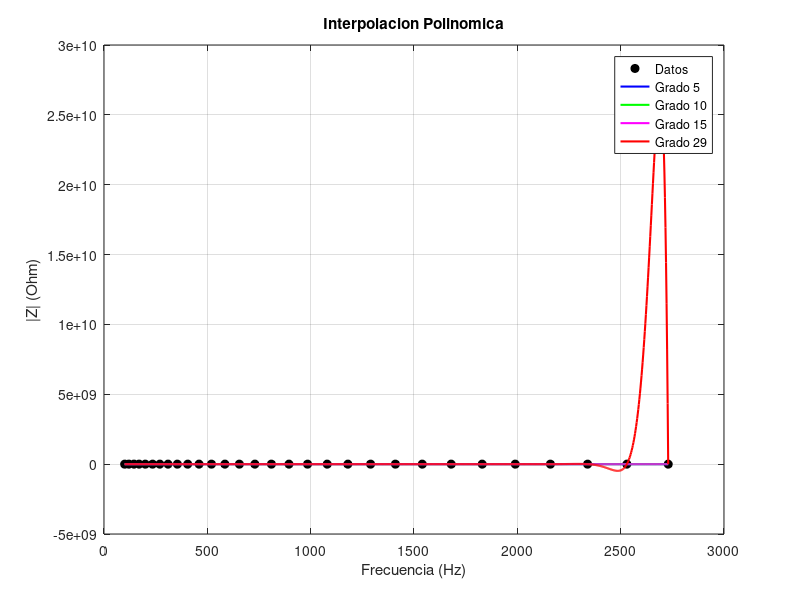

The MATLAB script that drew this image:
clc;
clear;
close all;

% Datos
f = [100 120 145 170 200 235 270 310 355 405 460 520 585 655 ...
    730 810 895 985 1080 1180 1290 1410 1540 1680 1830 ...
    1990 2160 2340 2530 2730];

Z = [152.3 149.1 146.8 144.9 142.0 139.5 137.9 136.1 134.8 ...
    133.6 132.7 131.9 131.4 131.1 130.9 131.0 131.3 131.9 ...
    132.7 133.8 135.2 136.9 138.9 141.1 143.5 146.1 149.0 ...
    152.2 155.6 159.2];

% Malla para graficar
x = linspace(min(f),max(f),1000);

% Polinomios
p5 = polyfit(f,Z,5);
p10 = polyfit(f,Z,10);
p15 = polyfit(f,Z,15);
p29 = polyfit(f,Z,29);

% Evaluacion
y5 = polyval(p5,x);
y10 = polyval(p10,x);
y15 = polyval(p15,x);
y29 = polyval(p29,x);

% Grafica
figure

plot(f,Z,'ko','MarkerFaceColor','k')
hold on

plot(x,y5,'b','LineWidth',1.5)
plot(x,y10,'g','LineWidth',1.5)
plot(x,y15,'m','LineWidth',1.5)
plot(x,y29,'r','LineWidth',1.5)

title('Interpolacion Polinomica')
xlabel('Frecuencia (Hz)')
ylabel('|Z| (Ohm)')

legend('Datos','Grado 5','Grado 10','Grado 15','Grado 29')
grid on

% Interpolacion en 1000 Hz
Z1000 = polyval(p10,1000);

fprintf('Z(1000 Hz) = %.4f Ohm\n',Z1000);

% Leave-One-Out
rng(1)

idx = randperm(length(f),5);

errores = zeros(1,5);

for i = 1:5

    f2 = f;
    Z2 = Z;

    freal = f2(idx(i));
    Zreal = Z2(idx(i));

    f2(idx(i)) = [];
    Z2(idx(i)) = [];

    p = polyfit(f2,Z2,10);

    Zest = polyval(p,freal);

    errores(i) = abs((Zreal-Zest)/Zreal)*100;

end

error_prom = mean(errores);

fprintf('Error relativo promedio = %.4f %%\n',error_prom);
